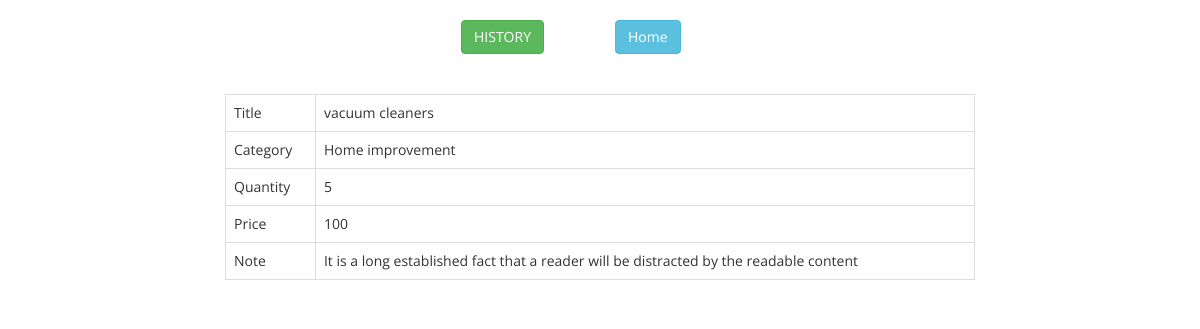
The app's page /product/details/1, older data.
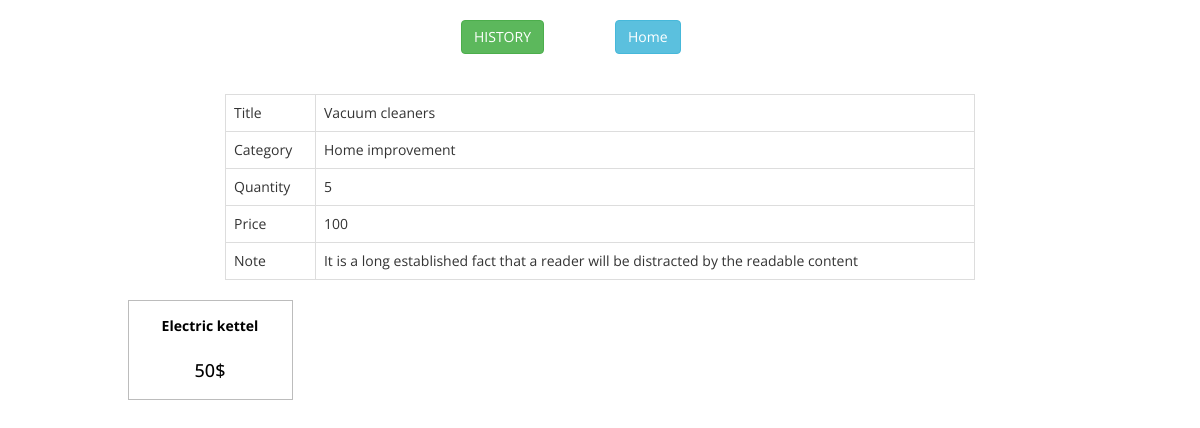
The same page, newer data.
### tables this page shows
CREATE TABLE IF NOT EXISTS `product` (
  `id` int(11) NOT NULL,
  `title` varchar(50) NOT NULL,
  `price` decimal(10,0) NOT NULL,
  `quantity` int(11) NOT NULL,
  `note` varchar(100) NOT NULL,
  `id_category` int(11) NOT NULL
);

CREATE TABLE IF NOT EXISTS `product_category` (
  `id` int(11) NOT NULL,
  `category` varchar(100) NOT NULL
);

### src/View.php (called while the page is built)
<?php
class View
{
    private $params;
    public function __construct(array $params = array()){
        $this->params = $params;
    }
    public function render($file){
        extract($this->params);
        require('Views/'.$file.'.php');
    }
}

### src/Controllers/ProductController.php (called while the page is built, shortened)
<?php
class ProductController{
    private $prise_range_for_similar_products = 50;
    public function details(){
        $product = new ProductModel;
        $id =(int)Route::getInstance()->get_first_param();
        $all_products = $product->get_by_id_with_category($id);
        $similar_products = $product->get_similar($all_products['id_category'],$all_products['price'],$this->prise_range_for_similar_products,$id);
        $view = new View(['products'=>$all_products, 'id' => $id,'similar_products' => $similar_products]);
        $view->render('Product_details');
    }
}

### src/App.php (called while the page is built, shortened)
<?php
class App
{
    public function __construct()
    {
        $route = Route::getInstance();
        $result = $route->get_controller_and_action();
        $controller = new $class_name();
        $controller->{$result['action']}();
    }
}

### index.php (called while the page is built, shortened)
<?php
require ('autoloader.php');
new App;

### autoloader.php (called while the page is built, shortened)
<?php
spl_autoload_register(function ($class) {
    $prefix = '';
    $base_dir = __DIR__ . '/src/';
    $len = strlen($prefix);
    $relative_class = substr($class, $len);
    $file = $base_dir . str_replace('\\', '/', $relative_class) . '.php';
});

### src/Database.php (called while the page is built, shortened)
<?php
class Database {
	private $_connection;
	private static $_instance;
	private $_host = "sunrice";
    private $_username = "root";
	private $_password = "";
	private $_database = "sunrice";
	public static function getInstance(){
		if(!self::$_instance){
			self::$_instance = new self();
		}
		return self::$_instance;
	}
	private function __construct() {
		$this->_connection = new \mysqli($this->_host, $this->_username, $this->_password, $this->_database);
	}
	public function query_one($query) {
		return  $this->_connection->query($query)->fetch_assoc();
	}
	public function query_all($query){
      	$result = $this->_connection->query($query);
        $res=[];
        foreach($result as $val){
            $res[] = $val;
        }
        return $res;
    }
}

### src/Route.php (called while the page is built, shortened)
<?php
class Route{
    private static $_instance;
    private $uri;
    public function __construct($uri){
        $this->uri = $uri;
    }
    public static function getInstance(){
        if(!self::$_instance){
            self::$_instance = new self($_SERVER['REQUEST_URI']);
        }
        return self::$_instance;
    }
    public function get_first_param(){
        $uri_parts = explode('/', $this->uri);
        return $uri_parts[3];
    }
}

### src/Models/ProductModel.php (called while the page is built, shortened)
<?php
class ProductModel{
    private $connection;
    public function __construct(){
        $this->connection = \Database::getInstance();
    }
    public function get_by_id_with_category($id){
        return $this->connection->query_one("
            SELECT *  FROM `product` AS p  INNER JOIN `product_category` AS pc
            ON p.id_category = pc.id WHERE p.id = '".$id."'
        ");
    }
    public function get_similar($id_category,$price,$price_range,$id_current_product){
        return $this->connection->query_all("
            SELECT * FROM `product` WHERE id_category = '".$id_category."'
            AND id !='".$id_current_product."'
            AND price BETWEEN ($price - $price_range) AND ( $price + $price_range)  LIMIT 5
        ");
    }
}

### src/Views/Product_details.php (the view, shortened to what the changed rows need)
<?php
include('headers.php');
?>
<div class="container">
    <div class="row">
        <div class="col-xs-2 col-xs-offset-4 text-center">
        </div>
        <div class="col-xs-2 ">
        </div>
    </div>
    <div class="row">
        <div class="col-xs-8 col-xs-offset-2">
        <table class="table table-bordered">
            <tbody>
            <tr>
                <td>
                    Title
                </td>
                <td>
                    <?php echo $products['title'] ?>
                </td>
            </tr>
            <tr>
                <td>Category</td>
                <td><?php echo $products['category']?></td>
            </tr>
            <tr>
                <td>
                    Quantity
                </td>
                <td>
                    <?php echo $products['quantity'] ?>
                </td>
            </tr>
            <tr>
                <td>Price</td>
                <td><?php echo $products['price'] ?></td>
            </tr>
            <tr>
                <td>Note</td>
                <td><?php echo $products['note'] ?></td>
            </tr>
            </tbody>
            </table>
        </div>
    </div>
    <div class=" similar_products row">
        <div class="col-xs-1">
        </div>
        <?php
            foreach($similar_products as $product){
        ?>
            <div class="similar col-xs-2 text-center">
                <a class="block" href=<?php echo'/product/details/'.$product['id'] ?>>
                    <div class="title">
                         <?php echo $product['title']?>
                    </div>
                    <div class="price">
                        <h4><?php echo $product['price'].'$'?></h4>
                    </div>
                </a>
            </div>
        <?php
            }
        ?>
    </div>
</div>
<?php
include('footer.php');
?>

Row changes from the older to the newer data that the page shows:
changed product "Home improvement": title "vacuum cleaners" → "Vacuum cleaners"
added product: title "Electric kettel", price "50"
